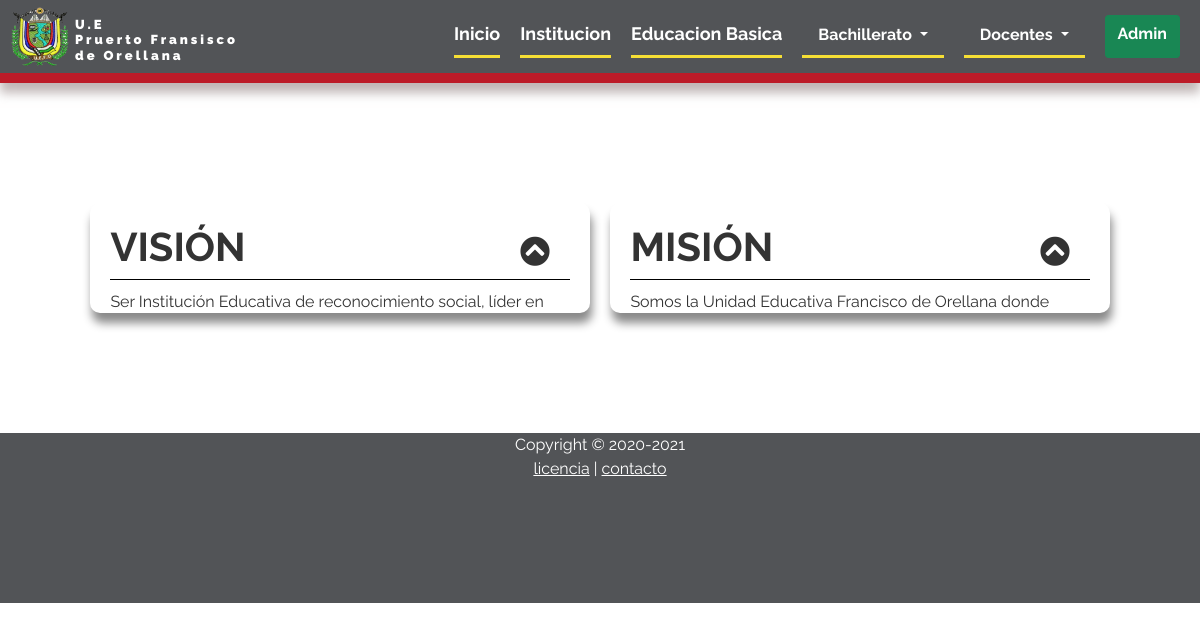
Screenshot of /institucion.php with the database file from the repository.
### tables this page shows
CREATE TABLE `mision_vision` (
  `id` int(11) NOT NULL,
  `mision` text NOT NULL,
  `vision` text NOT NULL
);

### institucion.php (called while the page is built, shortened)
<?php
require 'admin/config.php';
require 'admin/funciones.php';
$conexion = conexion($bd_config);
$resultado_vm = $conexion->query("SELECT * FROM mision_vision WHERE id =".ultimo_id($conexion,'mision_vision'));
$resultado_vm = $resultado_vm->fetchAll();
require "view/institucion.view.php"
?>

### admin/funciones.php (called while the page is built, shortened)
<?php
function ultimo_id($conexion, $tabla)
{
    $ultimo_id = $conexion->query("SELECT * FROM $tabla");
    $ultimo_id = $ultimo_id->fetchAll();
    $id_mayor = 0;
    foreach ($ultimo_id as $resultado) {
        $id = $resultado['id'];
        if ($id_mayor < $id) {
            $id_mayor = $id;
        }
    }
    return  $id_mayor;
}
?>

### view/institucion.view.php (the view, shortened to what this page needs)
<!DOCTYPE html>
<html lang="en">
<head>
    <link rel="stylesheet" href="style/institucion.css">
    <link rel="stylesheet" href="style/style_nav_footer.css">
    <link rel="stylesheet" href="https://use.fontawesome.com/releases/v5.15.2/css/all.css">
    <link href="https://cdn.jsdelivr.net/npm/bootstrap@5.0.0-beta1/dist/css/bootstrap.min.css" rel="stylesheet">
    <link href="https://unpkg.com/ed-grid@3.0.0/src/css/ed-grid.min.css" rel="stylesheet">
</head>
<body>
    <?php
    require "nav.php";
    ?>
    <?php foreach ($resultado_vm as $resultados) { ?>
        <section id="mision_vision" class="section-2">
            <div class="cont-myv">
                <div id="vision" class="vision c-a ">
                    <div class="titulo-myv t-v ">
                        <h1><b>VISIÓN</b></h1>
                        <i id="i-vision" class="fas fa-chevron-circle-down i-v"></i>
                    </div>
                    <div class="contenido-myv c-v ">
                        <p><?php echo $resultados['vision']; ?></p>
                    </div>
                </div>
                <div id="mision" class="mision c-a  ">
                    <div class="titulo-myv t-m">
                        <h1><b>MISIÓN </b></h1>
                        <i id="i-mision" class="fas fa-chevron-circle-down i-m"></i>
                    </div>
                    <div class="contenido-myv c-m">
                        <p><?php echo $resultados['mision']; ?></p>
                    </div>
                </div>
            </div>
        <?php } ?>
        </section>
        <?php require "footer.php";?>
</body>
</html>

### style/institucion.css (style rules this page uses)
* { margin: 0; padding: 0; font-family: 'Raleway', sans-serif; box-sizing: border-box; }
.cont-myv { display: flex; justify-content: space-between; width: 95%; margin: 5% auto; padding: 5%; border-radius: 10px ; }
.vision { width: 500px; margin: 0px; color: #333333; transition: 1s; animation-name: extender; animation-duration: 5s; animation-delay: 1s; }
.mision { width: 500px; color: #333333; transition: 1s; }
.titulo-myv { display: flex; justify-content: space-between; align-items: center; border-bottom: 1px solid black; padding-right: 20px; margin-bottom:10px ; cursor: pointer; }
.titulo-myv > h1 { align-items: center; }
.fa-chevron-circle-down { font-size: 30px; transition: 1s; }
.c-a { box-shadow: 2px 10px 10px rgb(138, 138, 138); border-radius: 10px; padding: 2%; overflow: hidden; height: 110px; }
.i-m { transform: rotate(180deg); }
.i-v { transform: rotate(180deg); }

### rows the page displays
mision_vision: vision "Ser Institución Educativa de reconocimiento social, líder en…", mision "Somos la Unidad Educativa Francisco de Orellana donde…"
